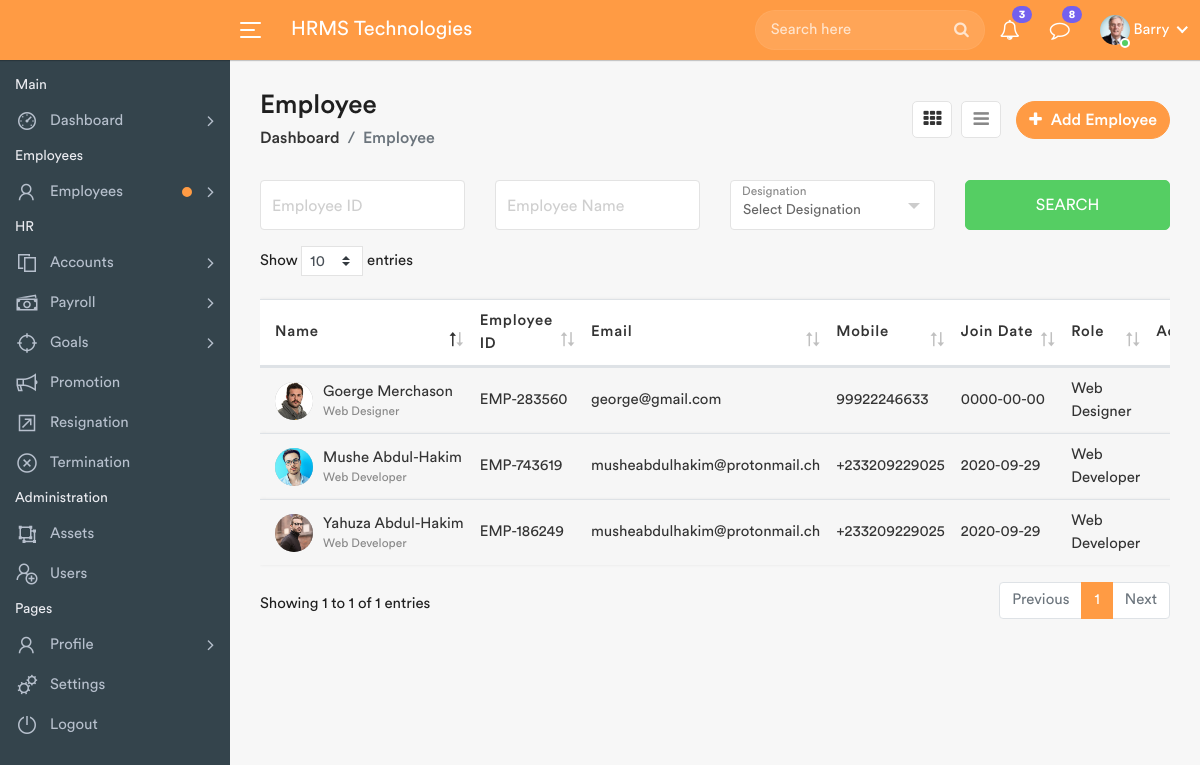
The app's page /employees-list.php (signed in) with its own data.
### tables this page shows
CREATE TABLE `users` (
  `id` int(11) NOT NULL,
  `FirstName` varchar(200) NOT NULL,
  `LastName` varchar(200) NOT NULL,
  `UserName` varchar(200) NOT NULL,
  `Email` varchar(100) NOT NULL,
  `Password` varchar(200) NOT NULL,
  `Phone` varchar(20) NOT NULL,
  `Address` varchar(200) NOT NULL,
  `Picture` varchar(255) NOT NULL,
  `dateTime` datetime NOT NULL 
);

CREATE TABLE `employees` (
  `id` int(11) NOT NULL,
  `FirstName` varchar(100) NOT NULL,
  `LastName` varchar(100) NOT NULL,
  `UserName` varchar(20) NOT NULL,
  `Email` varchar(100) NOT NULL,
  `Password` varchar(255) NOT NULL,
  `Employee_Id` varchar(50) NOT NULL,
  `Phone` varchar(20) NOT NULL,
  `Department` varchar(255) NOT NULL,
  `Designation` varchar(255) NOT NULL,
  `Joining_Date` date NOT NULL ,
  `Picture` varchar(200) NOT NULL,
  `DateTime` datetime NOT NULL 
);

### employees-list.php (the view, shortened to what this page needs)
<?php
	include_once("includes/functions.php");
 ?>
<!DOCTYPE html>
<html lang="en">
    <head>
        <link rel="stylesheet" href="assets/css/bootstrap.min.css">
        <link rel="stylesheet" href="assets/css/font-awesome.min.css">
        <link rel="stylesheet" href="assets/css/line-awesome.min.css">
		<link rel="stylesheet" href="assets/css/dataTables.bootstrap4.min.css">
		<link rel="stylesheet" href="assets/css/select2.min.css">
		<link rel="stylesheet" href="assets/css/bootstrap-datetimepicker.min.css">
        <link rel="stylesheet" href="assets/css/style.css">
    </head>
    <body>
        <div class="main-wrapper">
			<?php include_once("includes/header.php");?>
            <?php include_once("includes/sidebar.php");?>
            <div class="page-wrapper">
                <div class="content container-fluid">
					<div class="page-header">
						<div class="row align-items-center">
							<div class="col">
								<h3 class="page-title">Employee</h3>
								<ul class="breadcrumb">
									<li class="breadcrumb-item"><a href="index.php">Dashboard</a></li>
									<li class="breadcrumb-item active">Employee</li>
								</ul>
							</div>
							<div class="col-auto float-right ml-auto">
								<a href="#" class="btn add-btn" data-toggle="modal" data-target="#add_employee"><i class="fa fa-plus"></i> Add Employee</a>
								<div class="view-icons">
									<a href="employees.php" title="Grid View" class="grid-view btn btn-link active"><i class="fa fa-th"></i></a>
									<a href="employees-list.php" title="Tabular View" class="list-view btn btn-link"><i class="fa fa-bars"></i></a>
								</div>
							</div>
						</div>
					</div>
					<div class="row filter-row">
						<div class="col-sm-6 col-md-3">
							<div class="form-group form-focus">
								<input type="text" class="form-control floating">
								<label class="focus-label">Employee ID</label>
							</div>
						</div>
						<div class="col-sm-6 col-md-3">
							<div class="form-group form-focus">
								<input type="text" class="form-control floating">
								<label class="focus-label">Employee Name</label>
							</div>
						</div>
						<div class="col-sm-6 col-md-3">
							<div class="form-group form-focus select-focus">
								<label class="focus-label">Designation</label>
							</div>
						</div>
						<div class="col-sm-6 col-md-3">
							<a href="#" class="btn btn-success btn-block"> Search </a>
						</div>
                    </div>
					<div class="row">
						<div class="col-md-12">
							<div class="table-responsive">
								<table class="table table-striped custom-table datatable">
									<thead>
										<tr>
											<th>Name</th>
											<th>Employee ID</th>
											<th>Email</th>
											<th>Mobile</th>
											<th class="text-nowrap">Join Date</th>
											<th>Role</th>
											<th class="text-right no-sort">Action</th>
										</tr>
									</thead>
									<?php
										$sql = "SELECT * FROM employees";
										$query = $dbh->prepare($sql);
										$query->execute();
										$results=$query->fetchAll(PDO::FETCH_OBJ);
										if($query->rowCount() > 0)
										{
										foreach($results as $row)
										{
									?>
									<tbody>
										<tr>
											<td>
												<h2 class="table-avatar">
													<a href="profile.php" class="avatar"><img alt="picture" src="employees/<?php echo htmlentities($row->Picture);?>"></a>
													<a href="profile.php"><?php echo htmlentities($row->FirstName)." ".htmlentities($row->LastName); ?><span><?php echo htmlentities($row->Designation);?></span></a>
												</h2>
											</td>
											<td><?php echo htmlentities($row->Employee_Id);?></td>
											<td><?php echo htmlentities($row->Email);?></td>
											<td><?php echo htmlentities($row->Phone);?></td>
											<td><?php echo htmlentities($row->Joining_Date);?></td>
											<td><?php echo htmlentities($row->Designation);?></td>
											<td class="text-right">
												<div class="dropdown dropdown-action">
												</div>
											</td>
										</tr>
									</tbody>
									<?php $cnt +=1;
										}
									}?>
								</table>
							</div>
						</div>
					</div>
                </div>
            </div>
        </div>
    </body>
</html>

### includes/header.php (shortened to what this page needs)
<div class="header">
	<div class="header-left">
	</div>
	<a id="toggle_btn" href="javascript:void(0);">
		<span class="bar-icon">
			<span></span>
			<span></span>
			<span></span>
		</span>
	</a>
	<div class="page-title-box">
		<h3>HRMS Technologies</h3>
	</div>
	<ul class="nav user-menu">
		<li class="nav-item">
			<div class="top-nav-search">
				<form action="search.php">
					<input class="form-control" type="text" placeholder="Search here">
					<button class="btn" type="submit"><i class="fa fa-search"></i></button>
				</form>
			</div>
		</li>
		<li class="nav-item dropdown">
			<a href="#" class="dropdown-toggle nav-link" data-toggle="dropdown">
				<i class="fa fa-bell-o"></i> <span class="badge badge-pill">3</span>
			</a>
		</li>
		<li class="nav-item dropdown">
			<a href="#" class="dropdown-toggle nav-link" data-toggle="dropdown">
				<i class="fa fa-comment-o"></i> <span class="badge badge-pill">8</span>
			</a>
		</li>
		<?php
		$sql = "SELECT * from users";
		$query = $dbh -> prepare($sql);
		$query->execute();
		$result=$query->fetch(PDO::FETCH_OBJ);
		?>
		<li class="nav-item dropdown has-arrow main-drop">
			<a href="#" class="dropdown-toggle nav-link" data-toggle="dropdown">
				<span class="user-img"><img src="./profiles/<?php echo htmlentities($result->Picture);?>" alt="User Picture">
				<span class="status online"></span></span>
				<span><?php echo htmlentities(ucfirst($_SESSION['userlogin']));?></span>
			</a>
		</li>
	</ul>
</div>

### records on screen
users: Picture (picture)
employees: Picture (picture), FirstName "Goerge", LastName "Merchason", Designation "Web Designer", Employee_Id "EMP-283560", Email "george@gmail.com", Phone "99922246633", Joining_Date "0000-00-00"
employees: Picture (picture), FirstName "Mushe", LastName "Abdul-Hakim", Designation "Web Developer", Employee_Id "EMP-743619", Email "musheabdulhakim@protonmail.ch", Phone "+233209229025", Joining_Date "2020-09-29"
employees: Picture (picture), FirstName "Yahuza", LastName "Abdul-Hakim", Designation "Web Developer", Employee_Id "EMP-186249", Email "musheabdulhakim@protonmail.ch", Phone "+233209229025", Joining_Date "2020-09-29"

### other values on screen
$_SESSION['userlogin'] "Barry"
